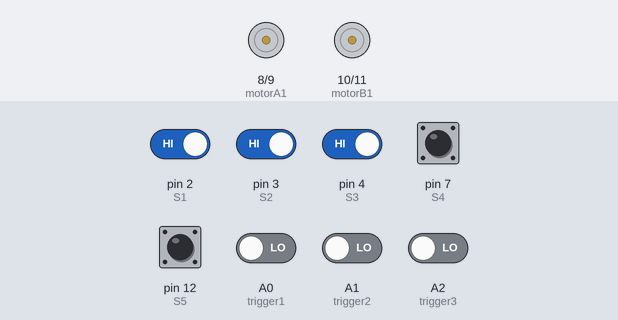
A sketch run on a simulated Arduino Uno, built with avr-gcc and run on an emulated ATmega328P. On the bench: motor-driver pin pairs drawn as motors (green arrow = first pin HIGH = forward, orange = second pin HIGH = backward, longer = more drive, scaled by the enable pin). The test bench sets the inputs (shaded band); at power-on: pin 2 (S1), pin 3 (S2), pin 4 (S3), pin 7 (S4), pin 12 (S5) HIGH, A0 (trigger1), A1 (trigger2), A2 (trigger3) LOW.

Above: at 1.2 s.
1.3 s: A0 (trigger1) driven HIGH
At 2.5 s:
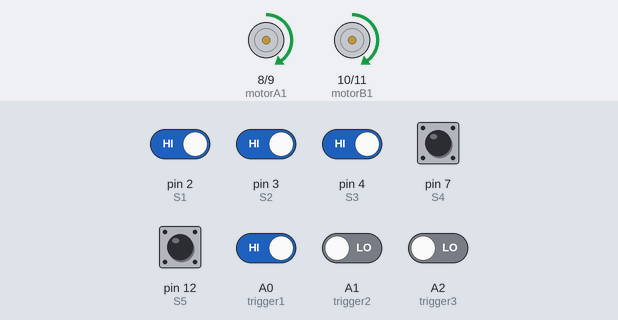
2.8 s: pin 2 (S1) driven LOW and A0 (trigger1) driven LOW
At 3.2 s:
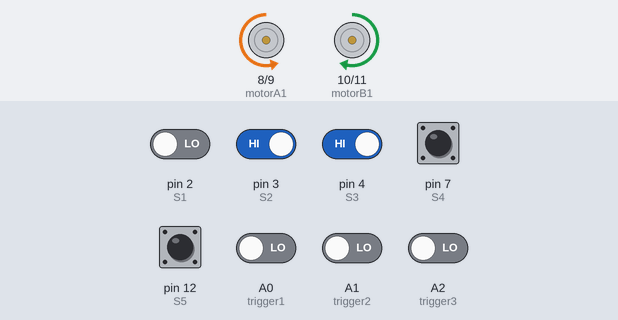
4.3 s: pin 3 (S2) driven LOW
At 5.3 s:
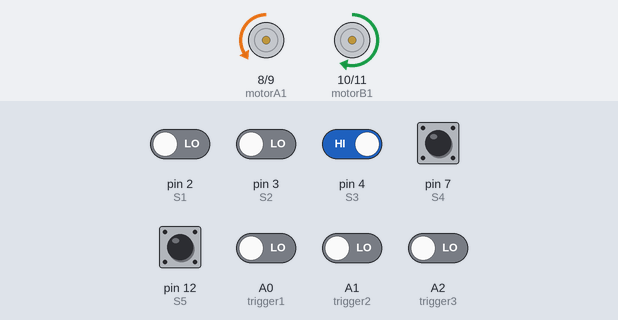
5.8 s: pin 4 (S3) driven LOW
At 6.4 s:
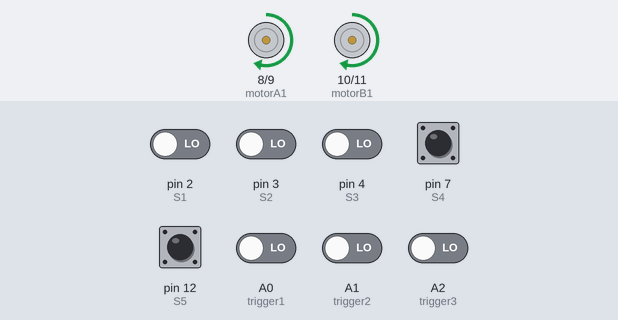
7.3 s: A2 (trigger3) driven HIGH
At 8.5 s:
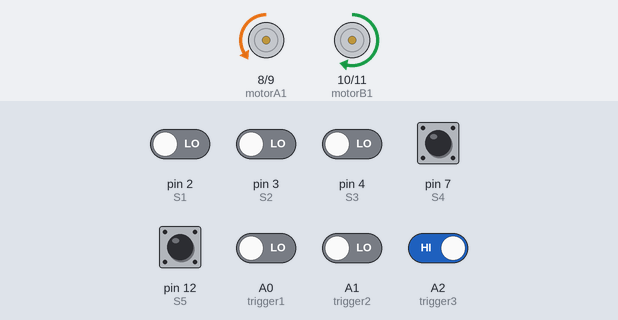
8.8 s: A1 (trigger2) driven HIGH
At 10.2 s:
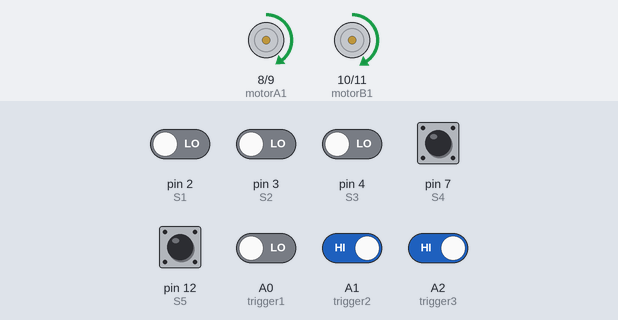
Timing chart, 0 to 11.3 s (numbered marks = the images above; inputs shaded):
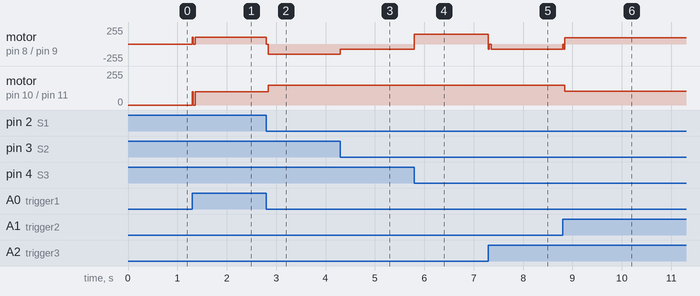

The sketch:

code.ino
```cpp
// Motor pins
const int motorA1 = 8;   // IN1
const int motorA2 = 9;   // IN2
const int motorB1 = 10;  // IN3
const int motorB2 = 11;  // IN4

const int ENA = 5;
const int ENB = 6;

// IR sensor pins
const int S1 = 2;   // Left
const int S2 = 3;
const int S3 = 4;   // Center
const int S4 = 7;
const int S5 = 12;  // Right

// Jump Button
const int trigger1 = A0;
const int trigger2 = A1;
const int trigger3 = A2;

// Motor speed
const int motorSpeed = 150;

void setup() {
  pinMode(motorA1, OUTPUT);
  pinMode(motorA2, OUTPUT);
  pinMode(motorB1, OUTPUT);
  pinMode(motorB2, OUTPUT);
  pinMode(ENA, OUTPUT);
  pinMode(ENB, OUTPUT);

  pinMode(S1, INPUT);
  pinMode(S2, INPUT);
  pinMode(S3, INPUT);
  pinMode(S4, INPUT);
  pinMode(S5, INPUT);

  pinMode(trigger1, INPUT);
  pinMode(trigger2, INPUT);
  pinMode(trigger3, INPUT);
}

void loop() {

  if (digitalRead(trigger1) == HIGH || digitalRead(trigger2) == HIGH) {
    digitalWrite(motorA1, HIGH);
    digitalWrite(motorA2, LOW);
    digitalWrite(motorB1, HIGH);
    digitalWrite(motorB2, LOW);
    analogWrite(ENA, 100);
    analogWrite(ENB, 100);
    delay(10);
    stopMotors();
    return;
  }

  if (digitalRead(trigger3) == HIGH) {
    digitalWrite(motorA1, LOW);
    digitalWrite(motorA2, HIGH);
    digitalWrite(motorB1, HIGH);
    digitalWrite(motorB2, LOW);
    analogWrite(ENA, motorSpeed / 2);
    analogWrite(ENB, motorSpeed);
    delay(10);
    stopMotors();
    return;
  }

  int s1 = digitalRead(S1);
  int s2 = digitalRead(S2);
  int s3 = digitalRead(S3);
  int s4 = digitalRead(S4);
  int s5 = digitalRead(S5);

  if (s3 == LOW) {
    forward();
  } else if (s2 == LOW) {
    left();
  } else if (s4 == LOW) {
    right();
  } else if (s1 == LOW) {
    sharpLeft();
  } else if (s5 == LOW) {
    sharpRight();
  } else {
    stopMotors();
  }
}

void forward() {
  digitalWrite(motorA1, HIGH);
  digitalWrite(motorA2, LOW);
  digitalWrite(motorB1, HIGH);
  digitalWrite(motorB2, LOW);
  analogWrite(ENA, motorSpeed);
  analogWrite(ENB, motorSpeed);
}

void left() {
  digitalWrite(motorA1, LOW);
  digitalWrite(motorA2, HIGH);
  digitalWrite(motorB1, HIGH);
  digitalWrite(motorB2, LOW);
  analogWrite(ENA, motorSpeed / 2);
  analogWrite(ENB, motorSpeed);
}

void right() {
  digitalWrite(motorA1, HIGH);
  digitalWrite(motorA2, LOW);
  digitalWrite(motorB1, LOW);
  digitalWrite(motorB2, HIGH);
  analogWrite(ENA, motorSpeed);
  analogWrite(ENB, motorSpeed / 2);
}

void sharpLeft() {
  digitalWrite(motorA1, LOW);
  digitalWrite(motorA2, HIGH);
  digitalWrite(motorB1, HIGH);
  digitalWrite(motorB2, LOW);
  analogWrite(ENA, motorSpeed);
  analogWrite(ENB, motorSpeed);
}

void sharpRight() {
  digitalWrite(motorA1, HIGH);
  digitalWrite(motorA2, LOW);
  digitalWrite(motorB1, LOW);
  digitalWrite(motorB2, HIGH);
  analogWrite(ENA, motorSpeed);
  analogWrite(ENB, motorSpeed);
}

void stopMotors() {
  digitalWrite(motorA1, LOW);
  digitalWrite(motorA2, LOW);
  digitalWrite(motorB1, LOW);
  digitalWrite(motorB2, LOW);
  analogWrite(ENA, 0);
  analogWrite(ENB, 0);
}
```

Measured:
- after the input at 1.3 s, motor on pin 8 (motorA1) / pin 9 (motorA2), motor on pin 10 (motorB1) / pin 11 (motorB2): stopped → forward 99/255 at once
- after the input at 2.8 s, motor on pin 8 (motorA1) / pin 9 (motorA2): forward 99/255 → backward 150/255 at once; motor on pin 10 (motorB1) / pin 11 (motorB2): forward 99/255 → forward 150/255 at once
- after the input at 4.3 s, motor on pin 8 (motorA1) / pin 9 (motorA2): backward 150/255 → backward 75/255 at once
- after the input at 5.8 s, motor on pin 8 (motorA1) / pin 9 (motorA2): backward 75/255 → forward 150/255 at once
- after the input at 7.3 s, motor on pin 8 (motorA1) / pin 9 (motorA2): forward 150/255 → backward 75/255 at once
- after the input at 8.8 s, motor on pin 8 (motorA1) / pin 9 (motorA2): backward 75/255 → forward 97/255 at once; motor on pin 10 (motorB1) / pin 11 (motorB2): forward 150/255 → forward 103/255 at once
